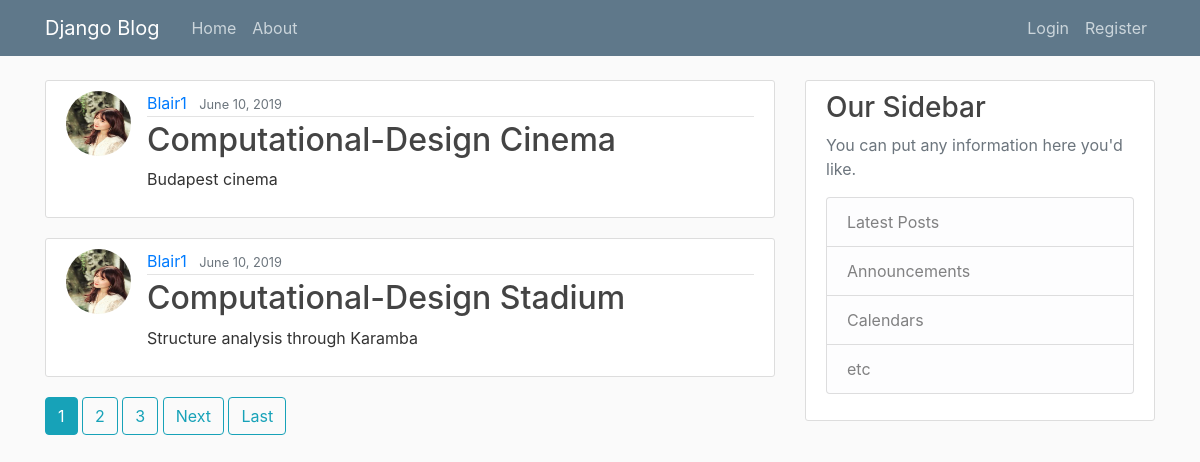
The page / on the database its author committed.
### blog/models.py (models this page shows, shortened)
class Post(models.Model):
    title = models.CharField(max_length=100)
    content = models.TextField()
    date_posted = models.DateTimeField(default=timezone.now)
    author = models.ForeignKey(User, on_delete=models.CASCADE)

### users/models.py (models this page shows, shortened)
class Profile(models.Model): # inherit from models.model
    user = models.OneToOneField(User, on_delete=models.CASCADE) #USER= 独立用户
    image = models.ImageField(default='default.jpg', upload_to='profile_pics') #directory of the uploaded image 上传图片的目标途径

### blog/views.py (the view)
# urls.py: path('', PostListView.as_view(), name= 'blog-home'),#as_view()作用是把postlistview 转化成实际视图
class PostListView(ListView):
    model = Post
    template_name = 'blog/home.html' #指明template的名字 但是因为def home 定义的key 为posts, 所以要更改name = posts  <app>/<model>_<viewtype>.html
    context_object_name = 'posts' #let the class know the new context , 因为default postlistview context=object 所以设定objectname为context
    ordering = ['-date_posted'] #将posts按照时间顺序更改
    paginate_by = 2 #分页 2页 paginator已经在cmd 里面install

### blog/templates/blog/home.html (shortened to what this page needs)
{% extends "blog/base.html" %}
{% block content %}
    {% for post in posts %}
        <article class="media content-section">
          <img class="rounded-circle article-img" src="{{ post.author.profile.image.url }}">
          <div class="media-body">
            <div class="article-metadata">
              <a class="mr-2" href="#">{{ post.author }}</a>
              <small class="text-muted">{{ post.date_posted|date:"F d, Y" }}</small>
            </div>
            <h2><a class="article-title" href="{% url 'post-detail' post.id %}">{{ post.title }}</a></h2>
            <p class="article-content">{{ post.content }}</p>
          </div>
        </article>
    {% endfor %}
    {% if is_paginated %}
      {% for num in page_obj.paginator.page_range %}
        {% if page_obj.number == num %}
          <a class="btn btn-info mb-4" href="?page={{ num }}">{{ num }}</a>
        {% elif num > page_obj.number|add:'-3' and num < page_obj.number|add:'3' %}
          <a class="btn btn-outline-info mb-4" href="?page={{ num }}">{{ num }}</a>
        {% endif %}
      {% endfor %}
      {% if page_obj.has_next %}
        <a class="btn btn-outline-info mb-4" href="?page={{ page_obj.next_page_number }}">Next</a>
        <a class="btn btn-outline-info mb-4" href="?page={{ page_obj.paginator.num_pages }}">Last</a>
      {% endif %}
    {% endif %}
{% endblock content %}

### blog/templates/blog/base.html (shortened to what this page needs)
{% load static %}
<!DOCTYPE html>
<html>
<head>
    <link rel="stylesheet" href="https://maxcdn.bootstrapcdn.com/bootstrap/4.0.0/css/bootstrap.min.css">
    <link rel="stylesheet" type="text/css" href="{% static 'blog/main.css' %}">
</head>
<body>
    <header class="site-header">
      <nav class="navbar navbar-expand-md navbar-dark bg-steel fixed-top">
        <div class="container">
          <a class="navbar-brand mr-4" href="{% url 'blog-home' %}">Django Blog</a>
          <div class="collapse navbar-collapse" id="navbarToggle">
            <div class="navbar-nav mr-auto">
              <a class="nav-item nav-link" href="{% url 'blog-home' %}">Home</a>
              <a class="nav-item nav-link" href="{% url 'blog-about' %}">About</a>
            </div>
            <div class="navbar-nav">
              {% if user.is_authenticated %}
                <a class="nav-item nav-link" href="{% url 'post-create' %}">New Post</a>
                <a class="nav-item nav-link" href="{% url 'profile' %}">Profile</a>
                <a class="nav-item nav-link" href="{% url 'logout' %}">Logout</a>
              {% else %}
                <a class="nav-item nav-link" href="{% url 'login' %}">Login</a>
                <a class="nav-item nav-link" href="{% url 'register' %}">Register</a>
              {% endif %}
            </div>
          </div>
        </div>
      </nav>
    </header>
    <main role="main" class="container">
      <div class="row">
        <div class="col-md-8">
          {% block content %}{% endblock %}
        </div>
        <div class="col-md-4">
          <div class="content-section">
            <h3>Our Sidebar</h3>
            <p class='text-muted'>You can put any information here you'd like.
              <ul class="list-group">
                <li class="list-group-item list-group-item-light">Latest Posts</li>
                <li class="list-group-item list-group-item-light">Announcements</li>
                <li class="list-group-item list-group-item-light">Calendars</li>
                <li class="list-group-item list-group-item-light">etc</li>
              </ul>
            </p>
          </div>
        </div>
      </div>
    </main>
</body>
</html>

### blog/static/blog/main.css (style rules this page uses)
body { background: #fafafa; color: #333333; margin-top: 5rem; }
h1, h2, h3, h4, h5, h6 { color: #444444; }
ul { margin: 0; }
.bg-steel { background-color: #5f788a; }
.site-header .navbar-nav .nav-link { color: #cbd5db; }
.content-section { background: #ffffff; padding: 10px 20px; border: 1px solid #dddddd; border-radius: 3px; margin-bottom: 20px; }
.article-title { color: #444444; }
.article-content { white-space: pre-line; }
.article-img { height: 65px; width: 65px; margin-right: 16px; }
.article-metadata { padding-bottom: 1px; margin-bottom: 4px; border-bottom: 1px solid #e3e3e3 }

### rows shown on the page
Post: author.profile.image (picture), author "Blair1", date_posted "June 10, 2019", title "Computational-Design Cinema", content "Budapest cinema"
Post: author.profile.image (picture), author "Blair1", date_posted "June 10, 2019", title "Computational-Design Stadium", content "Structure analysis through Karamba"

### other values the page prints
{{ num }} "1"
{{ num }} "2" "3"
